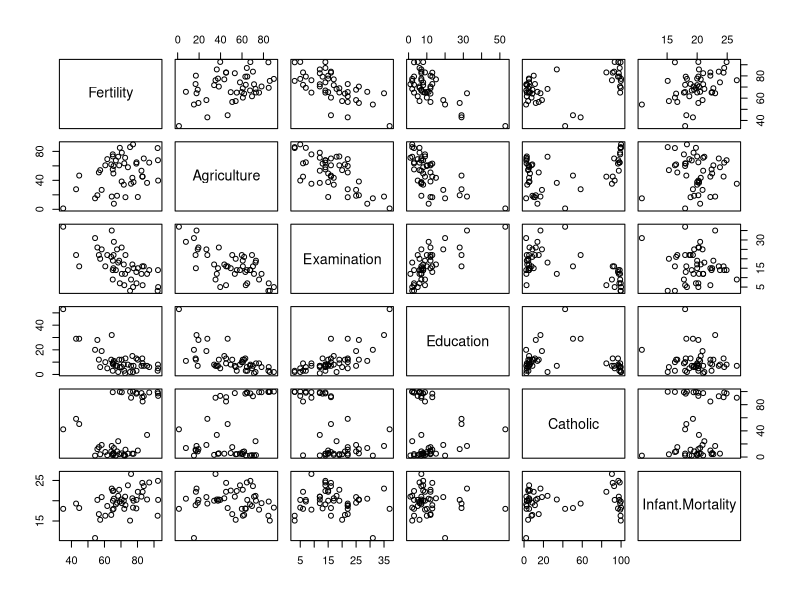

Generate this figure with R:
## ---- chunk 1
knitr::opts_chunk$set(echo = T, message=F, warning=F, comment=NA, autodep=F,
                      eval=T, cache.rebuild=F, cache=F, R.options=list(width=120),
                      fig.width=8, fig.align = 'center', dev.args=list(bg = 'transparent'))
## ---- chunk 2
library(lme4)
pairs(swiss)
